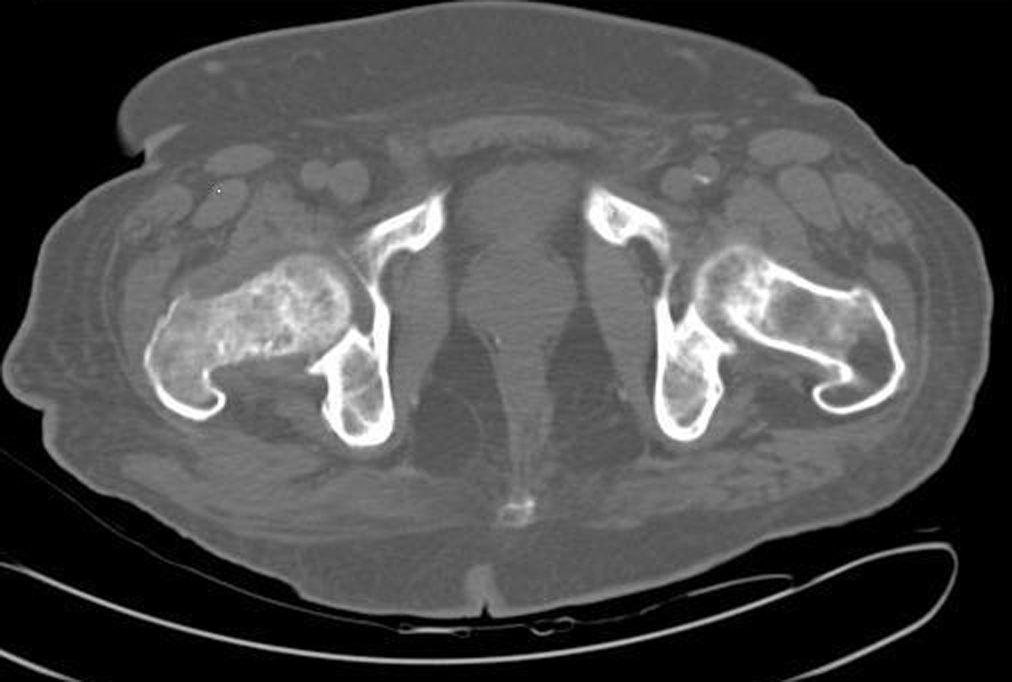
%> input picture phantom/generate/hipImplant/hip_image.jpg, 1012 x 682 px
$ octave generatePhantomHipImplant.m   (GNU Octave 9; MATLAB toolbox functions it lacks are replaced by stand-ins)
%> lines starting %> are read from the running program, lines starting %| are printed output that depends on the picture
### util/display/resize.m
function x = resize(x,newsiz)

%RESIZE Resize any arrays and images.
%   Y = RESIZE(X,NEWSIZE) resizes input array X using a DCT (discrete
%   cosine transform) method. X can be any array of any size. Output Y is
%   of size NEWSIZE.
%
%   Input and output formats: Y has the same class as X.
%
%   Note:
%   ----
%   If you want to multiply the size of an RGB image by a factor N, use the
%   following syntax: RESIZE(I,size(I).*[N N 1])
%
%   Examples:
%   --------
%     % Resize a signal
%     % original signal
%     x = linspace(0,10,300);
%     y = sin(x.^3/100).^2 + 0.05*randn(size(x));
%     % resized signal
%     yr = resize(y,[1 1000]);
%     plot(linspace(0,10,1000),yr)
%
%     % Upsample and downsample a B&W picture
%     % original image
%     I = imread('tire.tif');
%     % upsampled image
%     J = resize(I,size(I)*2);
%     % downsampled image
%     K = resize(I,size(I)/2);
%     % pictures
%     figure,imshow(I),figure,imshow(J),figure,imshow(K)
%
%     % Upsample and stretch a 3-D scalar array
%     load wind
%     spd = sqrt(u.^2 + v.^2 + w.^2); % wind speed
%     upsspd = resize(spd,[64 64 64]); % upsampled speed
%     slice(upsspd,32,32,32);
%     colormap(jet)
%     shading interp, daspect(size(upsspd)./size(spd))
%     view(30,40), axis(volumebounds(upsspd))
%
%     % Upsample and stretch an RGB image
%     I = imread('onion.png');
%     J = resize(I,size(I).*[2 2 1]);
%     K = resize(I,size(I).*[1/2 2 1]);
%     figure,imshow(I),figure,imshow(J),figure,imshow(K)
%
%   See also UPSAMPLE, RESAMPLE, IMRESIZE, DCTN, IDCTN
%
%   -- Damien Garcia -- 2009/11, revised 2010/01
%   website: <a
%   href="matlab:web('http://www.biomecardio.com')">www.BiomeCardio.com</a>

error(nargchk(2,2,nargin));

siz = size(x);
N = prod(siz);

% Do nothing if size is unchanged
if isequal(siz,newsiz), return, end

% Check size arguments
assert(isequal(length(siz),length(newsiz)),...
    'Number of dimensions must not change.')
newsiz = round(newsiz);
assert(all(newsiz>0),'Size arguments must be >0.')

class0 = class(x);
is01 = islogical(x);

% Check if DCTN & IDCTN exist
test4DCTNandIDCTN

% DCT transform
x = dctn(x);

% Crop the DCT coefficients
for k = 1:ndims(x)
    siz(k) = min(newsiz(k),siz(k));
    x(siz(k)+1:end,:) = [];
    x = reshape(x,circshift(siz,[0 1-k]));
    x = shiftdim(x,1);
end

% Pad the DCT coefficients with zeros
x = padarray(x,max(newsiz-siz,zeros(size(siz))),0,'post');

% inverse DCT transform
x = idctn(x)*sqrt(prod(newsiz)/N);

% Back to the previous class
if is01, x = round(x); end
x = cast(x,class0);

end

%% Test for DCTN and IDCTN
function test4DCTNandIDCTN
    if ~exist('dctn','file')
        error('MATLAB:smoothn:MissingFunction',...
            ['DCTN and IDCTN are required. Download DCTN <a href="matlab:web(''',...
            'http://www.biomecardio.com/matlab/dctn.html'')">here</a>.'])
    elseif ~exist('idctn','file')
        error('MATLAB:smoothn:MissingFunction',...
            ['DCTN and IDCTN are required. Download IDCTN <a href="matlab:web(''',...
            'http://www.biomecardio.com/matlab/idctn.html'')">here</a>.'])
    end
end

### phantom/generate/hipImplant/generatePhantomHipImplant.m
close all;

%% Load image and padd size


fprintf('Loading image ... \n');

I = imread('hip_image.jpg');
%> I is the input picture: size 682x1012x3 uint8; min 0, max 255, mean 78.1
J = rgb2gray(I);
J = J';
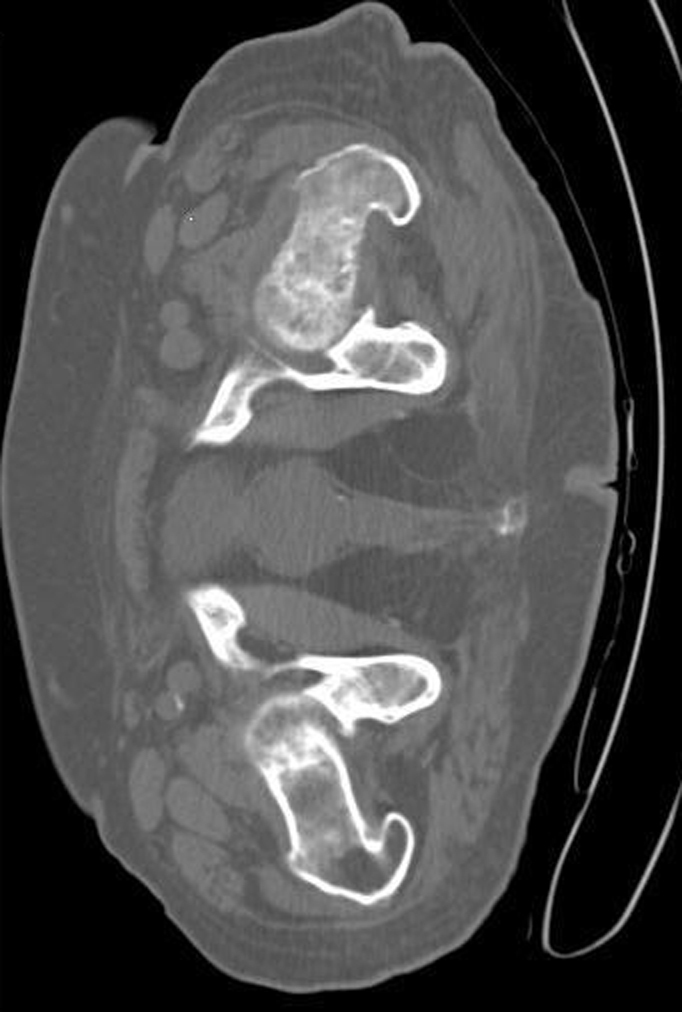
%> J: size 1012x682 uint8; min 0, max 255, mean 78.1; mean of the top-left, top-right, bottom-left and bottom-right quarters 85.2, 73.7, 85.4, 68.2

n = [1024 704];
padsize = ( n - size(J) )/2;
%> padsize = [6 11]
J = padarray(J, padsize);
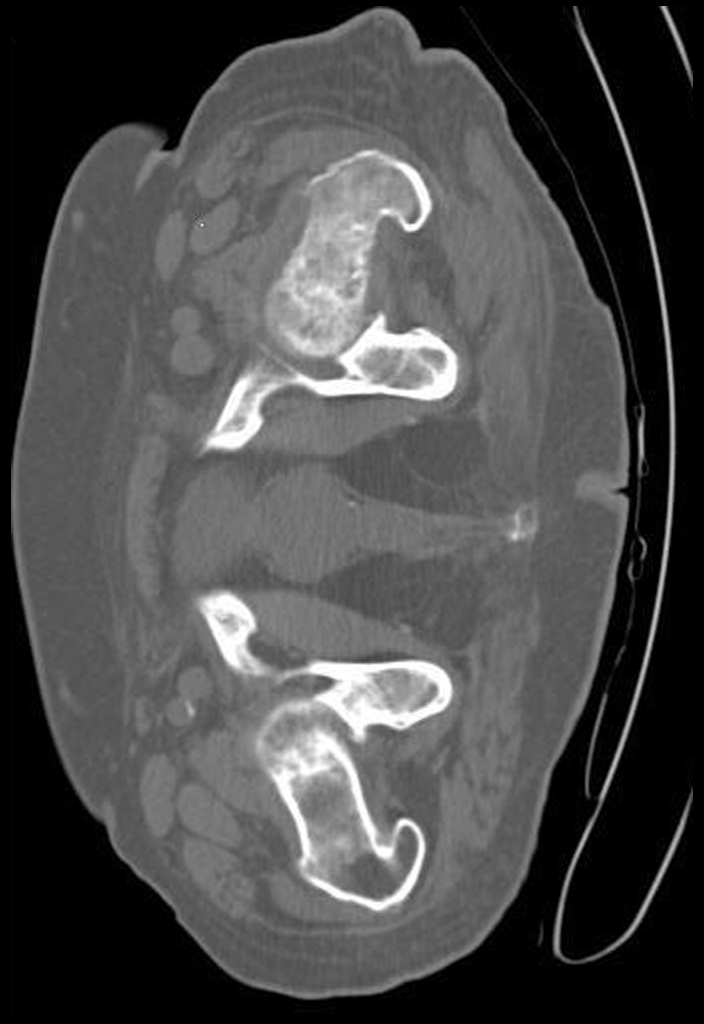
%> J: size 1024x704 uint8; min 0, max 255, mean 74.8

% Smoothing
fprintf('Smoothing... \n');
h = fspecial('gaussian', 10, 5);
J = medfilt2( J, [7 7]);
J = imfilter(J, h, 'replicate');
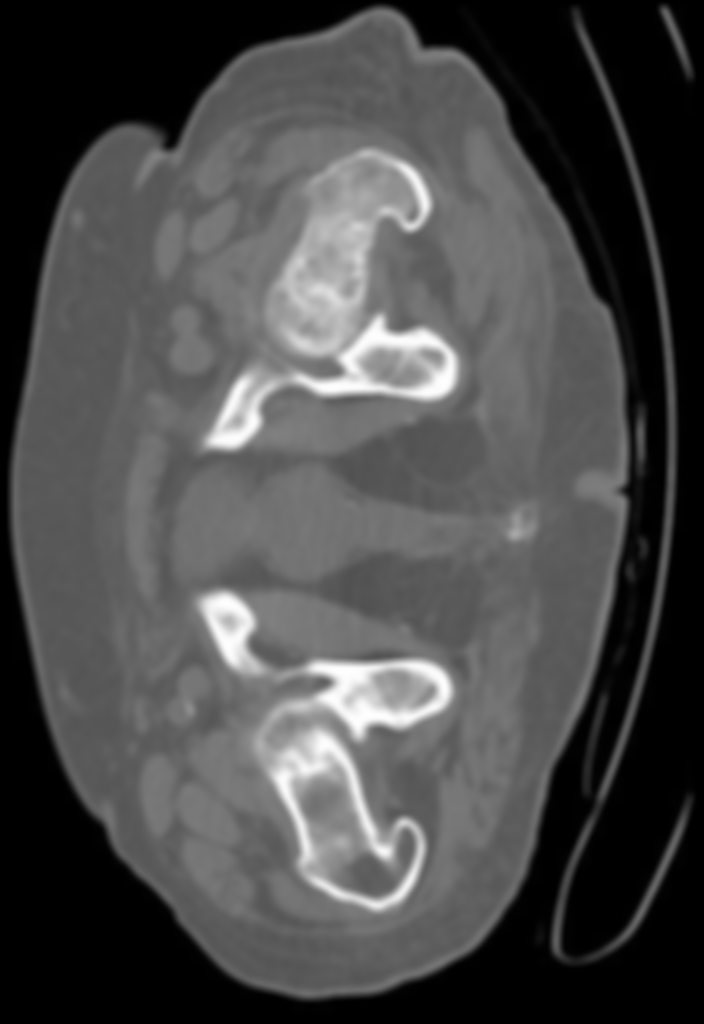
%> J: size 1024x704 uint8; min 0, max 254, mean 74.4


% Resize
fprintf('Resizing... \n');
factors = [3/2 3/2];
meta.DimSize = size(J) .* factors;
%> meta.DimSize = [1536 1056]
meta.ElementSpacing = [0.3 0.3] ./ factors;
I = resize(J, meta.DimSize);
%> the run ends on the next line
